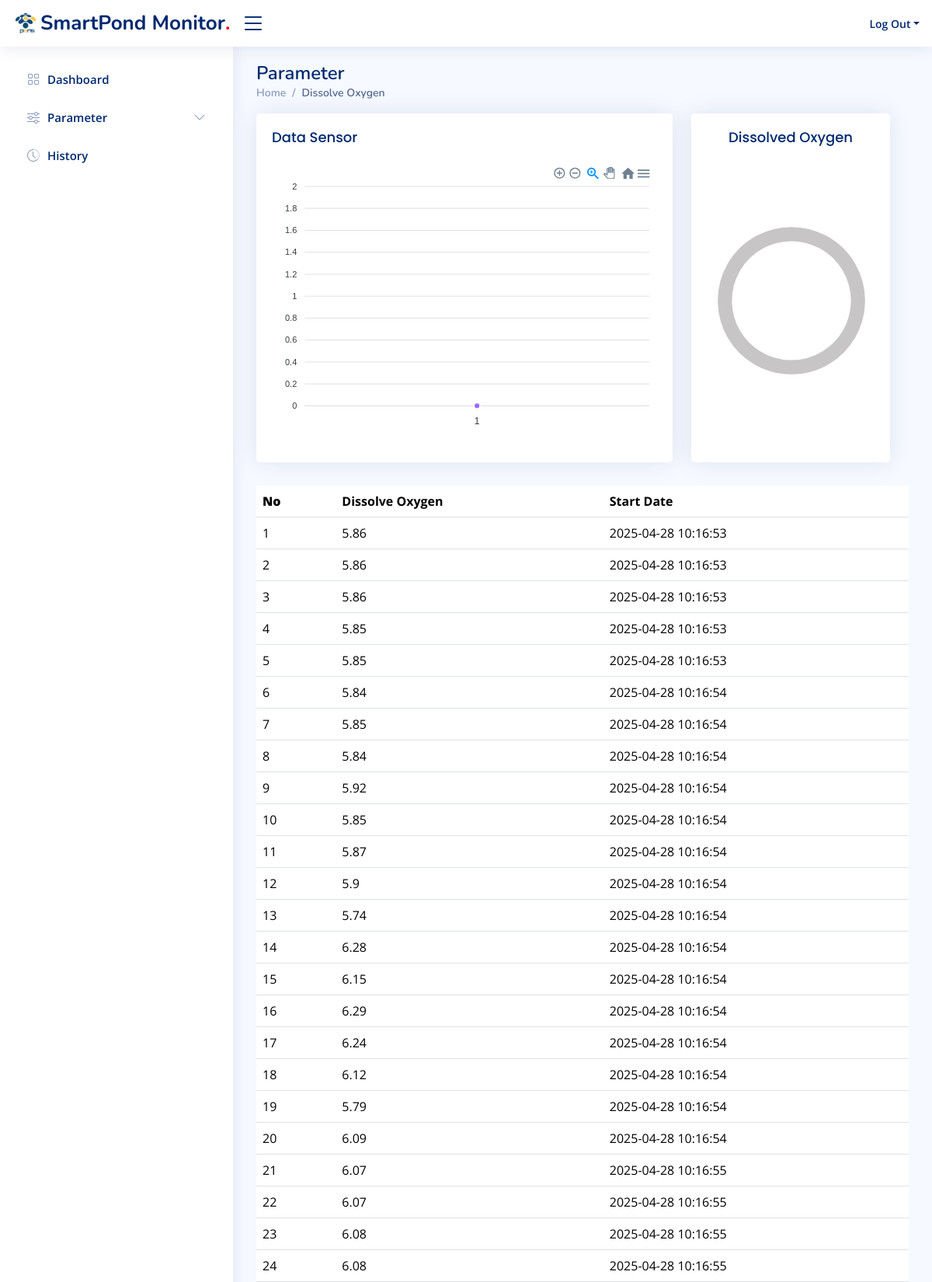
The app's page /do.php (upper part) with its own data.
### tables this page shows
CREATE TABLE `sensor_data` (
  `id` int(11) NOT NULL,
  `temperature` float NOT NULL,
  `ph` float NOT NULL,
  `salinity` float NOT NULL,
  `dissolveOxygen` float NOT NULL,
  `aerator1` int(1) NOT NULL,
  `aerator2` int(1) NOT NULL,
  `timestamp` timestamp NOT NULL DEFAULT current_timestamp()
);

### do.php (the view, shortened to what this page needs)
<?php
include "koneksi.php";
?>
<!DOCTYPE html>
<html lang="en">
<head>
    <link href="assets/vendor/bootstrap/css/bootstrap.min.css" rel="stylesheet">
    <link href="assets/vendor/bootstrap-icons/bootstrap-icons.css" rel="stylesheet">
    <link href="assets/vendor/boxicons/css/boxicons.min.css" rel="stylesheet">
    <link href="assets/vendor/quill/quill.snow.css" rel="stylesheet">
    <link href="assets/vendor/quill/quill.bubble.css" rel="stylesheet">
    <link href="assets/vendor/remixicon/remixicon.css" rel="stylesheet">
    <link href="assets/vendor/simple-datatables/style.css" rel="stylesheet">
    <link href="assets/css/dasboard.css" rel="stylesheet">
</head>
<body>
    <header id="header" class="header fixed-top d-flex align-items-center">
        <div class="d-flex align-items-center justify-content-between">
            <a href="dasboard.php" class="logo d-flex align-items-center">
                <img src="assets/img/pens.png" alt="">
                <span>SmartPond Monitor</span>
                <span style="color: #fd0000;">.</span>
            </a>
            <i class="bi bi-list toggle-sidebar-btn"></i>
        </div>
        <nav class="header-nav ms-auto">
            <ul class="d-flex align-items-center">
                <li class="nav-item dropdown pe-3">
                    <a class="nav-link nav-profile d-flex align-items-center pe-0" href="#" data-bs-toggle="dropdown">
                        <span class="d-none d-md-block dropdown-toggle ps-2">Log Out</span>
                    </a>
                </li>
            </ul>
        </nav>
    </header>
    <aside id="sidebar" class="sidebar">
        <ul class="sidebar-nav" id="sidebar-nav">
            <li class="nav-item">
                <a class="nav-link collapsed" href="dasboard.php">
                    <i class="bi bi-grid"></i>
                    <span>Dashboard</span>
                </a>
            </li>
            <li class="nav-item">
                <a class="nav-link collapsed" data-bs-target="#charts-nav" data-bs-toggle="collapse" href="#">
                    <i class="bi bi-sliders"></i><span>Parameter</span><i class="bi bi-chevron-down ms-auto"></i>
                </a>
            </li>
            <li class="nav-item">
                <a class="nav-link collapsed" href="history.php">
                    <i class="bi bi-clock-history"></i>
                    <span>History</span>
                </a>
            </li>
        </ul>
    </aside>
    <main id="main" class="main">
        <div class="pagetitle">
            <h1>Parameter</h1>
            <nav>
                <ol class="breadcrumb">
                    <li class="breadcrumb-item"><a href="dasboard.php">Home</a></li>
                    <li class="breadcrumb-item active">Dissolve Oxygen</li>
                </ol>
            </nav>
        </div>
        <section class="section dashboard">
            <div class="row">
                <?php
                include "card-do.php";
                ?>
                <div class="table-responsive">
                    <table class="table datatable">
                        <thead>
                            <tr>
                                <th>
                                    <b>No</b>
                                </th>
                                <th>Dissolve Oxygen</th>
                                <th data-type="date" data-format="YYYY/DD/MM">Start Date</th>
                            </tr>
                        </thead>
                        <tbody>
                            <?php
                            $sql = "SELECT * FROM sensor_data";
                            $result = $conn->query($sql);
                            $no = 1;
                            if ($result->num_rows > 0) {
                                while ($row = $result->fetch_assoc()) {
                                    echo "<tr>
                                <td>" . $no++ . "</td>
                                <td>" . $row["dissolveOxygen"] . "</td>
                                <td>" . $row["timestamp"] . "</td>
                                </tr>";
                                }
                            } else {
                                echo "<tr><td colspan='7'>No data available</td></tr>";
                            }
                            ?>
                        </tbody>
                    </table>
                </div>
            </div>
        </section>
    </main>
</body>
</html>

### assets/css/dasboard.css (style rules this page uses)
:root { scroll-behavior: smooth; }
body { font-family: "Open Sans", sans-serif; background: #f6f9ff; color: #444444; }
a { color: #4154f1; text-decoration: none; }
h1, h2, h3, h4, h5, h6 { font-family: "Nunito", sans-serif; }
#main { margin-top: 60px; padding: 20px 30px; transition: all 0.3s; }
.pagetitle { margin-bottom: 10px; }
.pagetitle h1 { font-size: 24px; margin-bottom: 0; font-weight: 600; color: #012970; }
.breadcrumb { font-size: 14px; font-family: "Nunito", sans-serif; color: #899bbd; font-weight: 600; }
.breadcrumb a { color: #899bbd; transition: 0.3s; }
.breadcrumb .breadcrumb-item::before { color: #899bbd; }
.breadcrumb .active { color: #51678f; font-weight: 600; }
.logo { line-height: 1; }
@media (min-width: 1200px) { .logo { width: 280px; } }
.logo img { max-height: 26px; margin-right: 6px; }
.logo span { font-size: 26px; font-weight: 700; color: #012970; font-family: "Nunito", sans-serif; }
.header { transition: all 0.5s; z-index: 997; height: 60px; box-shadow: 0px 2px 20px rgba(1, 41, 112, 0.1); background-color: #fff; padding-left: 20px; }
.header .toggle-sidebar-btn { font-size: 32px; padding-left: 10px; cursor: pointer; color: #012970; }
.header-nav ul { list-style: none; }
.header-nav>ul { margin: 0; padding: 0; }
.header-nav .nav-profile { color: #012970; }
.header-nav .nav-profile span { font-size: 14px; font-weight: 600; }
.sidebar { position: fixed; top: 60px; left: 0; bottom: 0; width: 300px; z-index: 996; transition: all 0.3s; padding: 20px; overflow-y: auto; scrollbar-width: thin; scrollbar-color: #aab7cf transparent; box-shadow: 0px 0px 20px rgba(1, 41, 112, 0.1); background-color: #fff; }
@media (min-width: 1200px) { #main, #footer { margin-left: 300px; } }
.sidebar-nav { padding: 0; margin: 0; list-style: none; }
.sidebar-nav li { padding: 0; margin: 0; list-style: none; }
.sidebar-nav .nav-item { margin-bottom: 5px; }
.sidebar-nav .nav-link { display: flex; align-items: center; font-size: 15px; font-weight: 600; color: #4154f1; transition: 0.3; background: #f6f9ff; padding: 10px 15px; border-radius: 4px; }
.sidebar-nav .nav-link i { font-size: 16px; margin-right: 10px; color: #4154f1; }
.sidebar-nav .nav-link.collapsed { color: #012970; background: #fff; }
.sidebar-nav .nav-link.collapsed i { color: #899bbd; }
.sidebar-nav .nav-link .bi-chevron-down { margin-right: 0; transition: transform 0.2s ease-in-out; }

### records on screen
sensor_data: dissolveOxygen "5.86", timestamp "2025-04-28 10:16:53"
sensor_data: dissolveOxygen "5.86", timestamp "2025-04-28 10:16:53"
sensor_data: dissolveOxygen "5.86", timestamp "2025-04-28 10:16:53"
sensor_data: dissolveOxygen "5.85", timestamp "2025-04-28 10:16:53"
sensor_data: dissolveOxygen "5.85", timestamp "2025-04-28 10:16:53"
sensor_data: dissolveOxygen "5.84", timestamp "2025-04-28 10:16:54"
sensor_data: dissolveOxygen "5.85", timestamp "2025-04-28 10:16:54"
sensor_data: dissolveOxygen "5.84", timestamp "2025-04-28 10:16:54"
sensor_data: dissolveOxygen "5.92", timestamp "2025-04-28 10:16:54"
sensor_data: dissolveOxygen "5.85", timestamp "2025-04-28 10:16:54"
sensor_data: dissolveOxygen "5.87", timestamp "2025-04-28 10:16:54"
sensor_data: dissolveOxygen "5.9", timestamp "2025-04-28 10:16:54"
sensor_data: dissolveOxygen "5.74", timestamp "2025-04-28 10:16:54"
sensor_data: dissolveOxygen "6.28", timestamp "2025-04-28 10:16:54"
sensor_data: dissolveOxygen "6.15", timestamp "2025-04-28 10:16:54"
sensor_data: dissolveOxygen "6.29", timestamp "2025-04-28 10:16:54"
sensor_data: dissolveOxygen "6.24", timestamp "2025-04-28 10:16:54"
sensor_data: dissolveOxygen "6.12", timestamp "2025-04-28 10:16:54"
sensor_data: dissolveOxygen "5.79", timestamp "2025-04-28 10:16:54"
sensor_data: dissolveOxygen "6.09", timestamp "2025-04-28 10:16:54"
sensor_data: dissolveOxygen "6.07", timestamp "2025-04-28 10:16:55"
sensor_data: dissolveOxygen "6.07", timestamp "2025-04-28 10:16:55"
sensor_data: dissolveOxygen "6.08", timestamp "2025-04-28 10:16:55"
sensor_data: dissolveOxygen "6.08", timestamp "2025-04-28 10:16:55"
